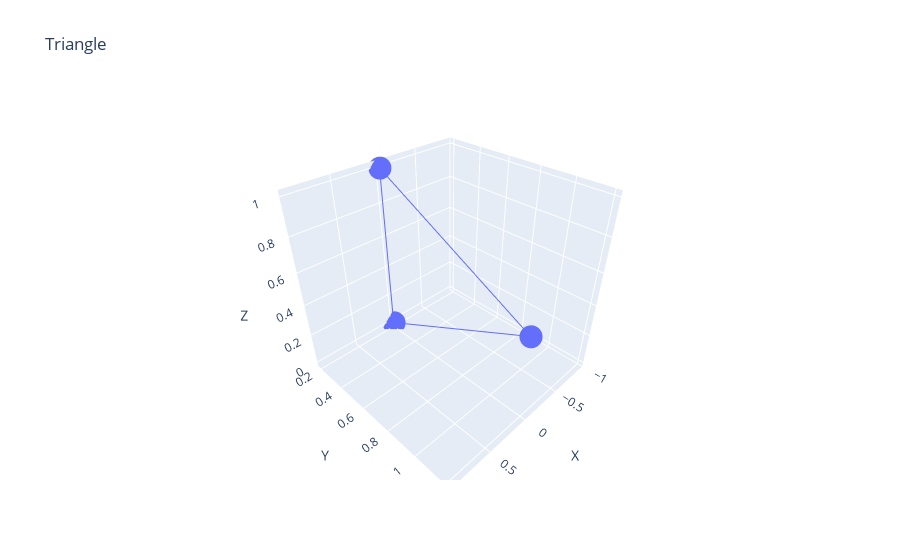

Notebook code cell kept with this figure:
### Code cell
visualize_triangle(np.array([[0, 0.2, 0], [0, 0.2, 1], [0, 1.2, 0.5]]))

### Figure 1 — Plotly figure (JSON) as saved in the notebook; plotly's stock layout.template omitted (floating-point values rounded to 4 significant figures)
{"data": [{"mode": "lines+markers", "name": "Triangle 0", "type": "scatter3d", "x": [0.0, 0.0, 0.0, 0.0], "y": [0.2, 0.2, 1.2, 0.2], "z": [0.0, 1.0, 0.5, 0.0]}], "layout": {"scene": {"xaxis": {"title": {"text": "X"}}, "yaxis": {"title": {"text": "Y"}}, "zaxis": {"title": {"text": "Z"}}}, "title": {"text": "Triangle"}}}
